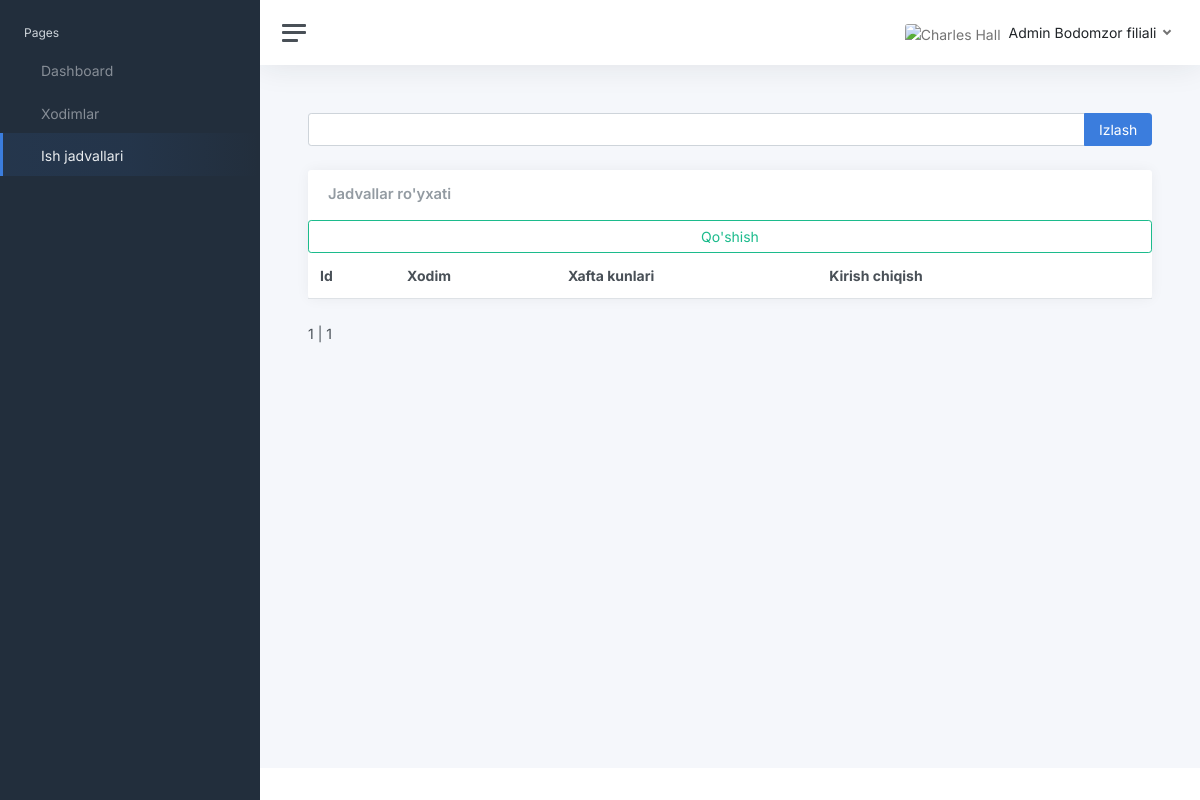
Before: /schedules/ (signed in) with the older database file.
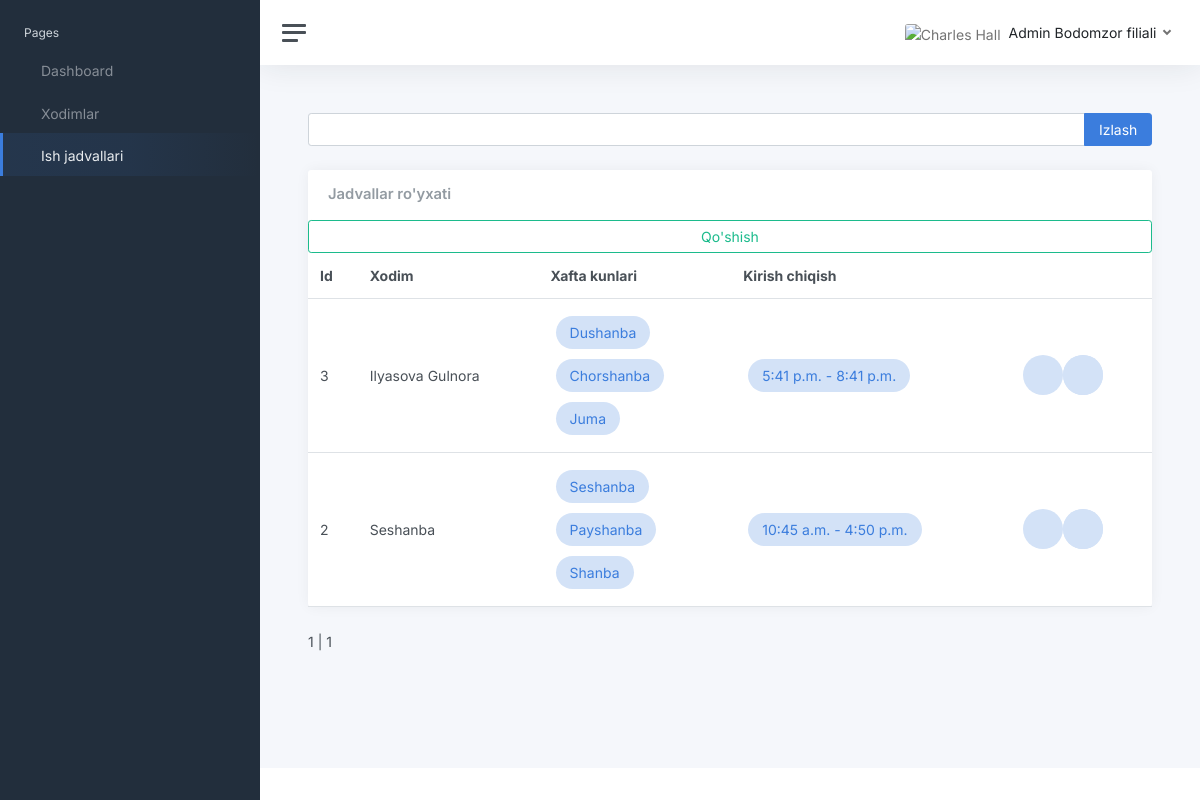
After: the same page with the newer database file.
### apps/superadmin/models.py (models this page shows, shortened)
class Filial(models.Model):
    filial_name = models.CharField(max_length=200, null=True, blank=True)
    class Meta:
        verbose_name = "Filial"
        verbose_name_plural = "Filiallar"

class Weekday(models.Model):
    name = models.CharField(max_length=20, unique=True)
    name_en = models.CharField(max_length=20, unique=True, null=True, blank=True)
    class Meta:
        verbose_name = "Hafta kuni"
        verbose_name_plural = "Hafta kunlari"

### apps/main/models.py (models this page shows, shortened)
class WorkSchedule(models.Model):
    weekday = models.ManyToManyField(Weekday, related_name='work_schedules')
    employee = models.ForeignKey(Employee, on_delete=models.CASCADE, related_name='work_schedules', null=True, blank=True)
    admin = models.ForeignKey(Administrator, on_delete=models.SET_NULL,  related_name='work_schedules', null=True, blank=True)
    start = models.TimeField()
    end = models.TimeField()
    class Meta:
        verbose_name = "Ish jadvali"
        verbose_name_plural = "Ish jadvali"

class Employee(models.Model):
    name = models.CharField(max_length=200, blank=True, null=True)
    user_id = models.IntegerField(null=True, blank=True, unique=True)
    filial = models.ForeignKey(Filial, on_delete=models.CASCADE, null=True, blank=True)
    created_at = models.DateTimeField(auto_now_add=True)
    class Meta:
        verbose_name = "Xodim"
        verbose_name_plural = "Xodimlar"

### apps/home/views.py (the view)
# urls.py: path('schedules/', views.schedules, name='schedules'),
@login_required(login_url="/login/")
def schedules(request):
    if request.user.is_superuser:
        return redirect('/login/')
    administrator = Administrator.objects.get(user=request.user)
    all_schedules = WorkSchedule.objects.filter(employee__filial__id= administrator.filial.id)
    search_query = request.GET.get('q')
    if search_query:
        all_schedules = all_schedules.filter(Q(name__icontains=search_query))
    paginator = Paginator(all_schedules, 50)
    page_number = request.GET.get('page')
    page_obj = paginator.get_page(page_number)
    context = {
        'page_obj': page_obj,
        "segment": "schedules",
        "filial": administrator.filial.filial_name
    }
    html_template = loader.get_template('home/user/workschedule/schedules.html')
    return HttpResponse(html_template.render(context, request))

### apps/templates/home/user/workschedule/schedules.html (shortened to what this page needs)
{% extends "layouts/base.html" %}
{% load static %}
{% block body_class %} dashboard {% endblock body_class %}
{% block stylesheets %}
  <link href="{% static 'css/app.css' %}" rel="stylesheet">
{% endblock stylesheets %}
{% block content %}
			<main class="content">
				<div class="container-fluid p-0">
					<form class="input-group mb-4" method="get">
						<input class="form-control" type="text" name="q" value="{{ search_query }}">
						<button class="input-group-text btn btn-primary" type="submit">Izlash</button>
					</form>
					<div class="row">
						<div class="col-12 col-lg-12 col-xxl-12 d-flex">
							<div class="card flex-fill">
								<div class="card-header">
									<h5 class="card-title mb-0">Jadvallar ro'yxati</h5>
								</div>
								<table class="table table-hover my-0">
									<thead>
										<tr>
											<th>Id</th>
											<th>Xodim</th>
											<th class="d-none d-xl-table-cell">Xafta kunlari</th>
											<th>Kirish chiqish</th>
											<th></th>
										</tr>
									</thead>
									<tbody>
									{% for schudele in page_obj %}
										<tr>
											<td class="d-none d-xl-table-cell">{{ schudele.id }}</td>
											<td class="d-none d-xl-table-cell">{{ schudele.employee.name }}</td>
											<td class="d-none d-xl-table-cell">
												{% for week in schudele.weekday.all %}
													<div class="col-auto text-primary">
														<span style="
															display: inline-block;
															background-color: #D3E2F7;
															padding: 6px 14px;
															border-radius: 50px;
															font-size: 14px;
															margin: 5px;">
															{{ week.name }}
														</span>
													</div>
												{% endfor %}
											</td>
											<td class="d-none d-xl-table-cell">
												<div class="col-auto text-primary">
													<span style="
														display: inline-block;
														background-color: #D3E2F7;
														padding: 6px 14px;
														border-radius: 50px;
														font-size: 14px;
														margin: 5px;">
														{{ schudele.start }} - {{ schudele.end }}
													</span>
												</div>
											</td>
											<td class="d-none d-md-table-cell">
												<div class="col-auto d-flex">
													<div class="stat text-primary">
													</div>
													<div class="stat text-danger">
														<div class="stat text-danger">
														</div>
													</div>
												</div>
											</td>
										</tr>
									{% endfor %}
									<a class="btn btn-outline-success text-right" href="{% url 'schedule_create' %}">
										Qo'shish
									</a>
									</tbody>
								</table>
							</div>
						</div>
					</div>
					<div class="pagination">
						<span class="step-links">
							<span class="current-page">
								{{ page_obj.number }} | {{ page_obj.paginator.num_pages }}
							</span>
						</span>
					</div>
                </div>
            </main>
{% endblock content %}

### apps/templates/layouts/base.html (shortened to what this page needs)
<!DOCTYPE html>
<html lang="en">
<head>
  {% block stylesheets %}{% endblock stylesheets %}
</head>
<body class="hold-transition {% block body_class %}{% endblock body_class %}">
<div class="wrapper">
  {% include 'includes/sidebar.html' %}
  <div class="main">
    {% include 'includes/navigation.html' %}
    {% block content %}
    {% endblock content %}
  {% include 'includes/footer.html' %}
</div>
</div>
</body>
</html>

### apps/templates/includes/sidebar.html (shortened to what this page needs)
<nav id="sidebar" class="sidebar js-sidebar">
    <div class="sidebar-content js-simplebar">
        <ul class="sidebar-nav">
            <li class="sidebar-header">
                Pages
            </li>
            <li class="sidebar-item {% if 'dashboard' in segment %} active {% endif %}">
                <a class="sidebar-link" href="{% url 'home' %}">
                     <span class="align-middle">Dashboard</span>
                </a>
            </li>
            {% if request.user.is_superuser == False and request.user.is_staff == True %}
            <li class="sidebar-item {% if 'employees' in segment %} active {% endif %}">
                <a class="sidebar-link " href="{% url 'employees' %}">
                     <span class="align-middle">Xodimlar</span>
                </a>
            </li>
            <li class="sidebar-item {% if 'schedules' in segment %} active {% endif %}">
                <a class="sidebar-link " href="{% url 'schedules' %}">
                     <span class="align-middle">Ish jadvallari</span>
                </a>
            </li>
            {% endif %}
        </ul>
    </div>
</nav>

### apps/templates/includes/navigation.html (shortened to what this page needs)
<nav class="navbar navbar-expand navbar-light navbar-bg ">
  <a class="sidebar-toggle js-sidebar-toggle">
          <i class="hamburger align-self-center"></i>
       </a>
  <div class="navbar-collapse collapse">
    <ul class="navbar-nav navbar-align">
      <li class="nav-item dropdown">
        <a class="nav-icon dropdown-toggle" href="#" id="messagesDropdown" data-bs-toggle="dropdown">
        </a>
      </li>
      <li class="nav-item dropdown">
        <a class="nav-link dropdown-toggle d-none d-sm-inline-block" href="#" data-bs-toggle="dropdown">
          <img src="https://www.shareicon.net/data/512x512/2016/09/01/822711_user_512x512.png" class="avatar img-fluid rounded me-1" alt="Charles Hall" /> <span class="text-dark">Admin {{filial}}</span>
        </a>
      </li>
    </ul>
  </div>
</nav>

### apps/templates/includes/footer.html (shortened to what this page needs)
<footer class="footer">
</footer>

Changed rows visible on the page:
added WorkSchedule: id "3", employee.name "Ilyasova Gulnora", start "5:41 p.m.", end "8:41 p.m."
added Weekday: name "Dushanba", shown under "3"
added Weekday: name "Chorshanba", shown under "3"
added Weekday: name "Juma", shown under "3"
added WorkSchedule: id "2", employee.name "Seshanba", start "10:45 a.m.", end "4:50 p.m."
added Weekday: name "Seshanba", shown under "2"
added Weekday: name "Payshanba", shown under "2"
added Weekday: name "Shanba", shown under "2"
